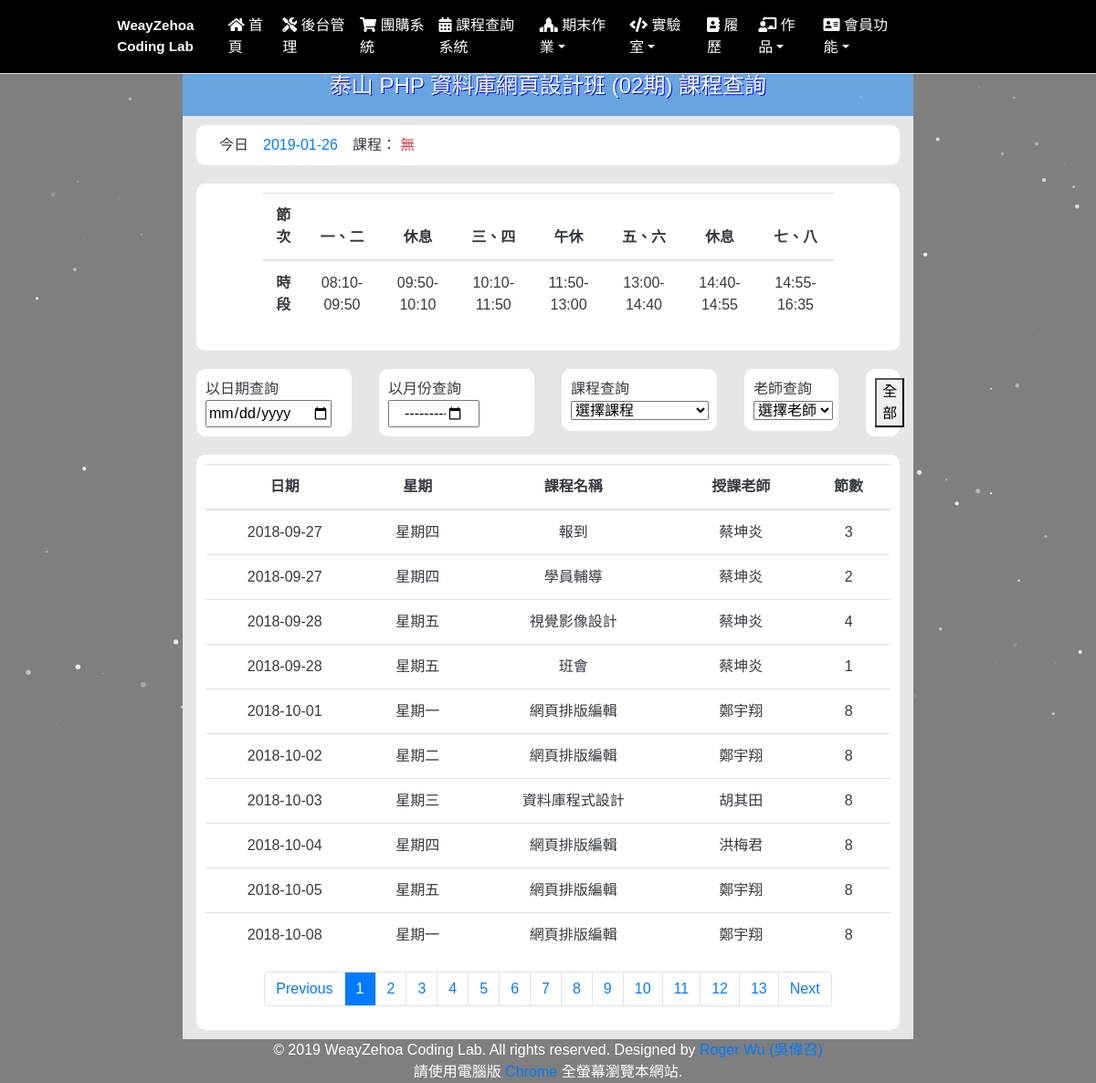
Screenshot of /?g=course with the database file from the repository.
### tables this page shows
CREATE TABLE `class` (
  `c_seq` int(10) UNSIGNED NOT NULL,
  `c_date` date NOT NULL COMMENT '日期',
  `c_week` int(1) NOT NULL COMMENT '星期',
  `c_name` int(1) NOT NULL COMMENT '課程名稱',
  `c_teacher` int(1) NOT NULL COMMENT '授課老師',
  `c_num` int(1) NOT NULL COMMENT '節數'
);

CREATE TABLE `class_week` (
  `c_w_seq` int(10) UNSIGNED NOT NULL,
  `c_w_n` text NOT NULL
);

CREATE TABLE `class_name` (
  `c_n_seq` int(10) UNSIGNED NOT NULL,
  `c_n_name` text NOT NULL
);

CREATE TABLE `class_teacher` (
  `c_t_seq` int(1) UNSIGNED NOT NULL,
  `c_t_name` text NOT NULL
);

### inc/setdb.php (called while the page is built, shortened)
<?php
    $nt=strtotime("+7hour");
?>

### class_course.php (the view, shortened to what this page needs)
<?php
    $today = date("Y-m-d",$nt);
    $sql = "SELECT * from class a, class_week b, class_name c, class_teacher d where a.c_date = '".$today."' and a.c_week = b.c_w_seq and a.c_name = c.c_n_seq and a.c_teacher = d.c_t_seq";
    $ro = mysqli_query($link,$sql);
    $num = mysqli_num_rows($ro);
    $row = mysqli_fetch_assoc($ro);
?>
<div class="myheadbg text-white container col-8 text-shadow-bu1 text-center">
        <h4>泰山 PHP 資料庫網頁設計班 (02期) 課程查詢</h4>
</div>
<div class="container col-8 myconbg">
    <div class="row">
        <div class="col-12">
            <div class="bg-white text-dark mycol">
            <?php
                if($num >= 1){
                    do { ?>
                        <div class="col-8">今日　<span class="text-primary"><?=$today?></span>　課程：<span class="text-primary"><?=$row['c_n_name']?></span>　時數： <span class="text-primary"><?=$row['c_num']?></span> 小時　　授課老師：<span class="text-primary"><?=$row['c_t_name']?></span></div>
            <?php   }while($row = mysqli_fetch_assoc($ro));
                    }else{ ?>
                        <div class="col-8">今日　<span class="text-primary"><?=$today?></span>　課程：<span class="text-danger"> 無 </span></div>
            <?php   }?>
            </div>
        </div>
    </div>
</div>
<div class="container col-8 myconbg">
    <div class="row">
        <div class="col-12">
            <div class="bg-white text-dark mycol">
                <table class="table table-hover col-10 offset-1 text-center">
                    <thead>
                        <tr>
                        <th scope="col">節次</th>
                        <th scope="col">一、二</th>
                        <th scope="col">休息</th>
                        <th scope="col">三、四</th>
                        <th scope="col">午休</th>
                        <th scope="col">五、六</th>
                        <th scope="col">休息</th>
                        <th scope="col">七、八</th>
                        </tr>
                    </thead>
                    <tbody>
                        <tr>
                        <th>時段</th>
                        <td>08:10-09:50</td>
                        <td>09:50-10:10</td>
                        <td>10:10-11:50</td>
                        <td>11:50-13:00</td>
                        <td>13:00-14:40</td>
                        <td>14:40-14:55</td>
                        <td>14:55-16:35</td>
                        </tr>
                    </tbody>
                </table>
                </div>
            </div>
        </div>
    </div>
<div class="container col-8 myconbg">
    <div class="row">
        <div class="col-3">
            <div class="bg-white text-dark mycol">以日期查詢
                <input type="date" name="ccheck_date" id="ccheck_date">
            </div>
        </div>
        <div class="col-3">
            <div class="bg-white text-dark mycol">以月份查詢
                <input class="col-8" type="month" name="check_month" id="check_month">
            </div>
        </div>
        <div class="col-3">
            <div class="bg-white text-dark mycol">課程查詢
                <select name="check_class" id="check_class">
                    <option value="0">選擇課程</option>
                </select>
            </div>
        </div>
        <div class="col-2">
            <div class="bg-white text-dark mycol">老師查詢
                <select name="check_techer" id="check_techer">
                    <option value="0">選擇老師</option>
                </select>
            </div>
        </div>
        <div class="col-1">
            <div class="bg-white text-dark mycol text-center">
                <button type="button" id="allclass">全部</button>
            </div>
        </div>
    </div>
</div>
<div class="container col-8 myconbg">
    <div class="row">
        <div class="col-12">
            <div class="bg-white text-dark mycol text-center">
                <div>
                    <table  id="tb_show" class="table table-hover">
                        <thead>
                            <tr>
                            <th scope="col">日期</th>
                            <th scope="col">星期</th>
                            <th scope="col">課程名稱</th>
                            <th scope="col">授課老師</th>
                            <th scope="col">節數</th>
                            </tr>
                        </thead>
                        <tbody>
                        <?php
                            $page_cnt = 10;
                            $page_now = 1;
                            $sql = "SELECT * from class a, class_week b, class_name c, class_teacher d where a.c_week = b.c_w_seq and a.c_name = c.c_n_seq and a.c_teacher = d.c_t_seq order by a.c_date";
                            $ro1 = mysqli_query($link,$sql);
                            $total1 = mysqli_num_rows($ro1);
                            $page_total = ceil($total1/$page_cnt);
                            $page_open = ($page_now - 1) * $page_cnt;
                            $p1 = $page_now -1;
                            $p2 = $page_now +1;
                            if($p1 < 1){$p1 = $page_now;}
                            $sql = "SELECT * from class a, class_week b, class_name c, class_teacher d where a.c_week = b.c_w_seq and a.c_name = c.c_n_seq and a.c_teacher = d.c_t_seq order by a.c_date limit ".$page_open." , ".$page_cnt;
                            $ro2 = mysqli_query($link,$sql);
                            $row2 = mysqli_fetch_assoc($ro2);
                            do {
                                if($row2['c_date']== $today){ ?>
                                    <tr>
                                    <td class="text-danger"><?=$row2['c_date']?></td>
                                    <td class="text-danger"><?=$row2['c_w_n']?></td>
                                    <td class="text-danger"><?=$row2['c_n_name']?></td>
                                    <td class="text-danger"><?=$row2['c_t_name']?></td>
                                    <td class="text-danger"><?=$row2['c_num']?></td>
                                    </tr>
                        <?php   }else{ ?>
                                    <tr>
                                    <td><?=$row2['c_date']?></td>
                                    <td><?=$row2['c_w_n']?></td>
                                    <td><?=$row2['c_n_name']?></td>
                                    <td><?=$row2['c_t_name']?></td>
                                    <td><?=$row2['c_num']?></td>
                                    </tr>
                        <?php   }
                                }while($row2 = mysqli_fetch_assoc($ro2)); ?>
                        </tbody>
                    </table>
                    <nav id="nav" aria-label="Page navigation example">
                        <ul class="pagination justify-content-center">
                            <li class="page-item">
                            <a class="page-link" href="?g=course&page=<?=$p1?>">Previous</a>
                            </li>
                            <?php for($ii = 1; $ii <= $page_total ; $ii++) {
                                if($ii == $page_now){
                                    ?>
                                    <li class="page-item"><a class="page-link  bg-primary text-white" href="?g=course&page=<?=$ii?>"><?=$ii?></a></li>
                            <?php }else{ ?>
                                    <li class="page-item"><a class="page-link" href="?g=course&page=<?=$ii?>"><?=$ii?></a></li>
                            <?php }
                                } ?>
                            <li class="page-item">
                            <a class="page-link" href="?g=course&page=<?=$p2?>">Next</a>
                            </li>
                        </ul>
                    </nav>
                </div>
            </div>
        </div>
    </div>
</div>

### css/codinglab.css (style rules this page uses)
body, html { font-family: 'Noto Sans TC','FontAwesome', sans-serif; text-rendering: optimizeLegibility !important; -webkit-font-smoothing: antialiased !important; width: 100% !important; height: 100% !important; min-height: 35rem; position: relative; }
body { background-attachment: fixed; background-repeat: no-repeat; }
.mycol { border-radius: 10px; padding:10px; margin:10px 0px 10px 0; }
.myheadbg { background-color:#66aaeee0; padding:10px; padding-top:80px; }
.myconbg { background-color:rgb(230, 230, 230); }
.text-white { color:#DDD; }
.bg-white { background-color:#DDD; }
.text-shadow-bu1 { text-shadow: 1px 1px #00F; }

### rows the page displays
class: c_date "2018-09-27", class_week.c_w_n "星期四", class_name.c_n_name "報到", class_teacher.c_t_name "蔡坤炎", c_num "3"
class: c_date "2018-09-27", class_week.c_w_n "星期四", class_name.c_n_name "學員輔導", class_teacher.c_t_name "蔡坤炎", c_num "2"
class: c_date "2018-09-28", class_week.c_w_n "星期五", class_name.c_n_name "視覺影像設計", class_teacher.c_t_name "蔡坤炎", c_num "4"
class: c_date "2018-09-28", class_week.c_w_n "星期五", class_name.c_n_name "班會", class_teacher.c_t_name "蔡坤炎", c_num "1"
class: c_date "2018-10-01", class_week.c_w_n "星期一", class_name.c_n_name "網頁排版編輯", class_teacher.c_t_name "鄭宇翔", c_num "8"
class: c_date "2018-10-02", class_week.c_w_n "星期二", class_name.c_n_name "網頁排版編輯", class_teacher.c_t_name "鄭宇翔", c_num "8"
class: c_date "2018-10-03", class_week.c_w_n "星期三", class_name.c_n_name "資料庫程式設計", class_teacher.c_t_name "胡其田", c_num "8"
class: c_date "2018-10-04", class_week.c_w_n "星期四", class_name.c_n_name "網頁排版編輯", class_teacher.c_t_name "洪梅君", c_num "8"
class: c_date "2018-10-05", class_week.c_w_n "星期五", class_name.c_n_name "網頁排版編輯", class_teacher.c_t_name "鄭宇翔", c_num "8"
class: c_date "2018-10-08", class_week.c_w_n "星期一", class_name.c_n_name "網頁排版編輯", class_teacher.c_t_name "鄭宇翔", c_num "8"

### other values shown
$today "2019-01-26"
